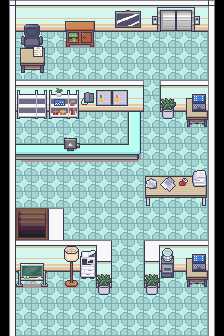

Below is a game level as drawn by its tile map, then a one-line description and the .tmx that defines it (tile-layer data replaced by summaries):
An orthogonal 14x21 tile map with 16x16 px tiles, 4 tile layers (Tile Layer 1, Tile Layer 2, Tile Layer 3, Tile Layer 4), 4 tilesets and 29 objects (16x event, 13x collision).

<map version="1.10" tiledversion="1.11.2" orientation="orthogonal" renderorder="right-down" compressionlevel="0" width="14" height="21" tilewidth="16" tileheight="16" infinite="0" nextlayerid="7" nextobjectid="50">
 <properties>
  <property name="edges" value="clamped" />
  <property name="inside" type="bool" value="true" />
  <property name="map_type" value="dungeon" />
  <property name="scenario" value="spyder" />
  <property name="slug" value="omnichannel4" />
 </properties>
 <tileset firstgid="1" name="Office_interiors_shadowless_16x16" tilewidth="16" tileheight="16" tilecount="528" columns="22">
  <image source="../gfx/tilesets/Office_interiors_shadowless_16x16.png" width="352" height="384" />
 </tileset>
 <tileset firstgid="529" name="Interiors_16x16" tilewidth="16" tileheight="16" tilecount="2592" columns="16">
  <image source="../gfx/tilesets/Interiors_16x16.png" width="256" height="2592" />
 </tileset>
 <tileset firstgid="3121" source="../gfx/tilesets/core_indoor_stairs.tsx" />
 <tileset firstgid="6091" name="Tilesets_16x16" tilewidth="16" tileheight="16" tilecount="1760" columns="40">
  <image source="../gfx/tilesets/Tilesets_16x16.png" width="640" height="704" />
 </tileset>
 <layer id="1" name="Tile Layer 1" width="14" height="21">
  <data>[294 cells, 294 non-empty, 7 distinct tile ids]</data>
 </layer>
 <layer id="2" name="Tile Layer 2" width="14" height="21">
  <data>[294 cells, 124 non-empty, 32 distinct tile ids]</data>
 </layer>
 <layer id="5" name="Tile Layer 3" width="14" height="21">
  <data>[294 cells, 82 non-empty, 65 distinct tile ids]</data>
 </layer>
 <layer id="6" name="Tile Layer 4" width="14" height="21">
  <data>[294 cells, 9 non-empty, 9 distinct tile ids]</data>
 </layer>
 <objectgroup color="#ff0000" id="3" name="Collisions">
  <object id="1" type="collision" x="0" y="0" width="16" height="336" />
  <object id="2" type="collision" x="208" y="0" width="16" height="336" />
  <object id="3" type="collision" x="16" y="0" width="144" height="32" />
  <object id="5" type="collision" x="16" y="80" width="128" height="80" />
  <object id="6" type="collision" x="160" y="80" width="48" height="32" />
  <object id="8" type="collision" x="16" y="240" width="80" height="32" />
  <object id="9" type="collision" x="160" y="240" width="48" height="32" />
  <object id="10" type="collision" x="144" y="240" width="16" height="48" />
  <object id="11" type="collision" x="48" y="208" width="16" height="32" />
  <object id="12" type="collision" x="96" y="240" width="16" height="48" />
  <object id="21" type="collision" x="16" y="32" width="32" height="32" />
  <object id="37" type="collision" x="144" y="176" width="64" height="16" />
  <object id="39" type="collision" x="192" y="0" width="16" height="32" />
 </objectgroup>
 <objectgroup color="#ffff00" id="4" name="Events">
  <object id="14" name="Teleport to Omnichannel 3" type="event" x="16" y="208" width="16" height="16">
   <properties>
    <property name="act1" value="transition_teleport player,spyder_omnichannel3.tmx,1,10,0.3" />
    <property name="act2" value="char_face player,down" />
    <property name="cond1" value="is char_at player" />
   </properties>
  </object>
  <object id="15" name="Teleport to Omnichannel 3" type="event" x="32" y="208" width="16" height="16">
   <properties>
    <property name="act1" value="transition_teleport player,spyder_omnichannel3.tmx,2,10,0.3" />
    <property name="act2" value="char_face player,down" />
    <property name="cond1" value="is char_at player" />
   </properties>
  </object>
  <object id="17" name="Play Music" type="event" x="0" y="0" width="16" height="16">
   <properties>
    <property name="act1" value="play_music music_omnichannel" />
    <property name="cond1" value="not music_playing music_omnichannel" />
   </properties>
  </object>
  <object id="19" name="Teleport to Radio Tower" type="event" x="160" y="16" width="16" height="16">
   <properties>
    <property name="act1" value="transition_teleport player,spyder_radiotower.tmx,2,17,0.3" />
    <property name="act2" value="char_face player,up" />
    <property name="cond1" value="is char_at player" />
    <property name="cond2" value="is has_item player,spyder_pass" />
   </properties>
  </object>
  <object id="20" name="Teleport to Radio Tower" type="event" x="176" y="16" width="16" height="16">
   <properties>
    <property name="act1" value="transition_teleport player,spyder_radiotower.tmx,3,17,0.3" />
    <property name="act2" value="char_face player,up" />
    <property name="cond1" value="is char_at player" />
    <property name="cond2" value="is has_item player,spyder_pass" />
   </properties>
  </object>
  <object id="23" name="Environment" type="event" x="16" y="0" width="16" height="16">
   <properties>
    <property name="act1" value="set_environment interior" />
    <property name="cond1" value="not environment_is interior" />
   </properties>
  </object>
  <object id="38" name="Note" type="event" x="32" y="48" width="16" height="16">
   <properties>
    <property name="act1" value="translated_dialog spyder_omnichannel_note" />
    <property name="cond1" value="is char_facing_tile player" />
    <property name="cond2" value="is button_pressed INTERACT" />
   </properties>
  </object>
  <object id="40" name="Threats" type="event" x="0" y="32" width="16" height="16">
   <properties>
    <property name="act1" value="random_encounter spyder_omnichannel,0.25" />
    <property name="cond1" value="is variable_set omnichannel1wall:yes" />
    <property name="cond2" value="is check_char_parameter player,moving,1" />
    <property name="cond3" value="not battle_outcome player,won,spyder_omnichannel_beaverbrook" />
   </properties>
  </object>
  <object id="41" name="No Pass 2" type="event" x="192" y="16" width="16" height="16">
   <properties>
    <property name="act1" value="translated_dialog spyder_omnichannel4_elevator_nopass" />
    <property name="cond1" value="is char_facing_tile player" />
    <property name="cond2" value="is button_pressed INTERACT" />
    <property name="cond3" value="not has_item player,spyder_pass" />
   </properties>
  </object>
  <object id="42" name="No Pass 1" type="event" x="144" y="16" width="16" height="16">
   <properties>
    <property name="act1" value="translated_dialog spyder_omnichannel4_elevator_nopass" />
    <property name="cond1" value="is char_facing_tile player" />
    <property name="cond2" value="is button_pressed INTERACT" />
    <property name="cond3" value="not has_item player,spyder_pass" />
   </properties>
  </object>
  <object id="44" name="Pass 1" type="event" x="144" y="16" width="16" height="16">
   <properties>
    <property name="act1" value="translated_dialog spyder_omnichannel4_elevator_pass" />
    <property name="cond1" value="is char_facing_tile player" />
    <property name="cond2" value="is button_pressed INTERACT" />
    <property name="cond3" value="is has_item player,spyder_pass" />
   </properties>
  </object>
  <object id="45" name="Pass 2" type="event" x="192" y="16" width="16" height="16">
   <properties>
    <property name="act1" value="translated_dialog spyder_omnichannel4_elevator_pass" />
    <property name="cond1" value="is char_facing_tile player" />
    <property name="cond2" value="is button_pressed INTERACT" />
    <property name="cond3" value="is has_item player,spyder_pass" />
   </properties>
  </object>
  <object id="46" name="Intro 2" type="event" x="192" y="256" width="16" height="16">
   <properties>
    <property name="act1" value="translated_dialog spyder_omnichannel_intro" />
    <property name="act2" value="translated_dialog_choice yes:no,cut_scenes2" />
    <property name="cond1" value="is char_facing_tile player" />
    <property name="cond2" value="is button_pressed INTERACT" />
    <property name="cond3" value="not variable_set cut_scenes2:yes" />
   </properties>
  </object>
  </objectgroup>
</map>
<!-- 3 of 29 objects omitted -->
